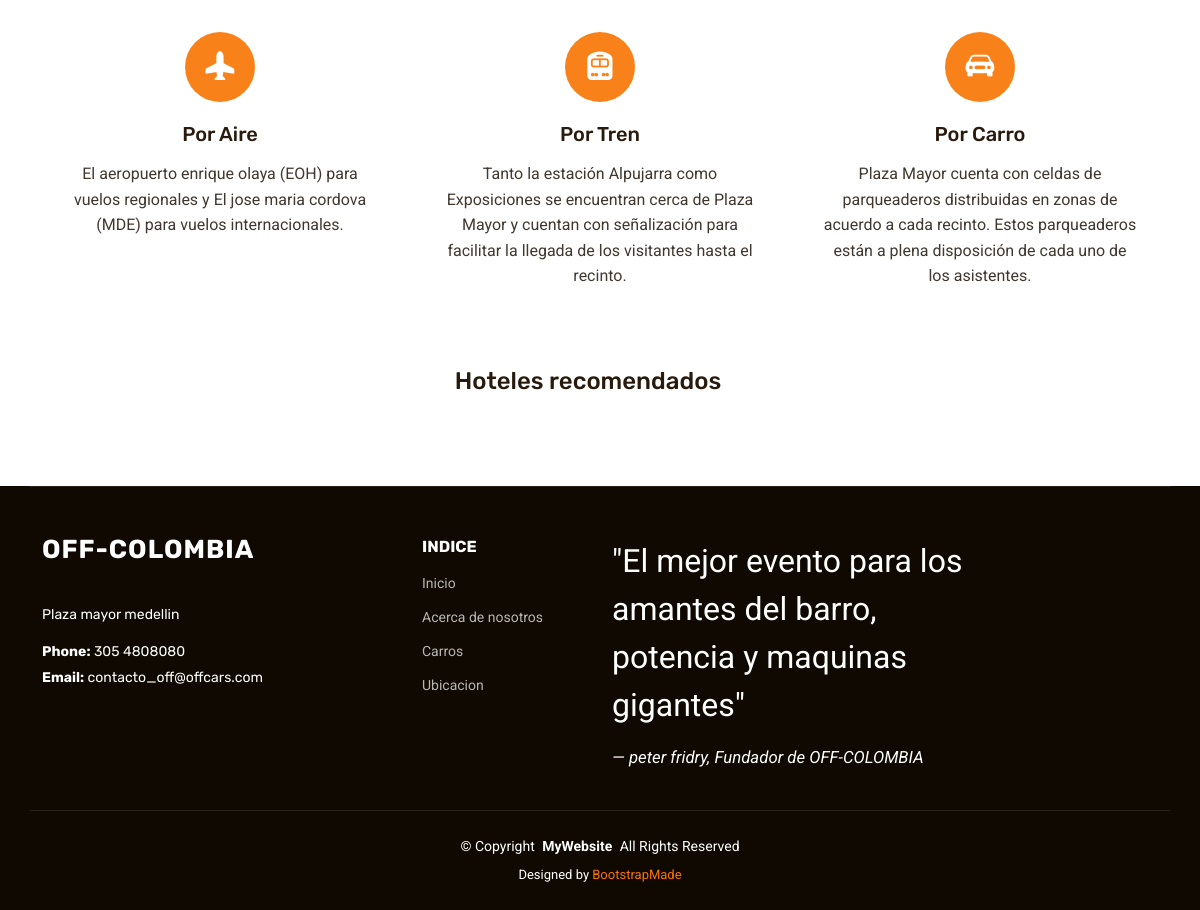
/ubicacion/ (lower part), run on an earlier commit of the app's database.
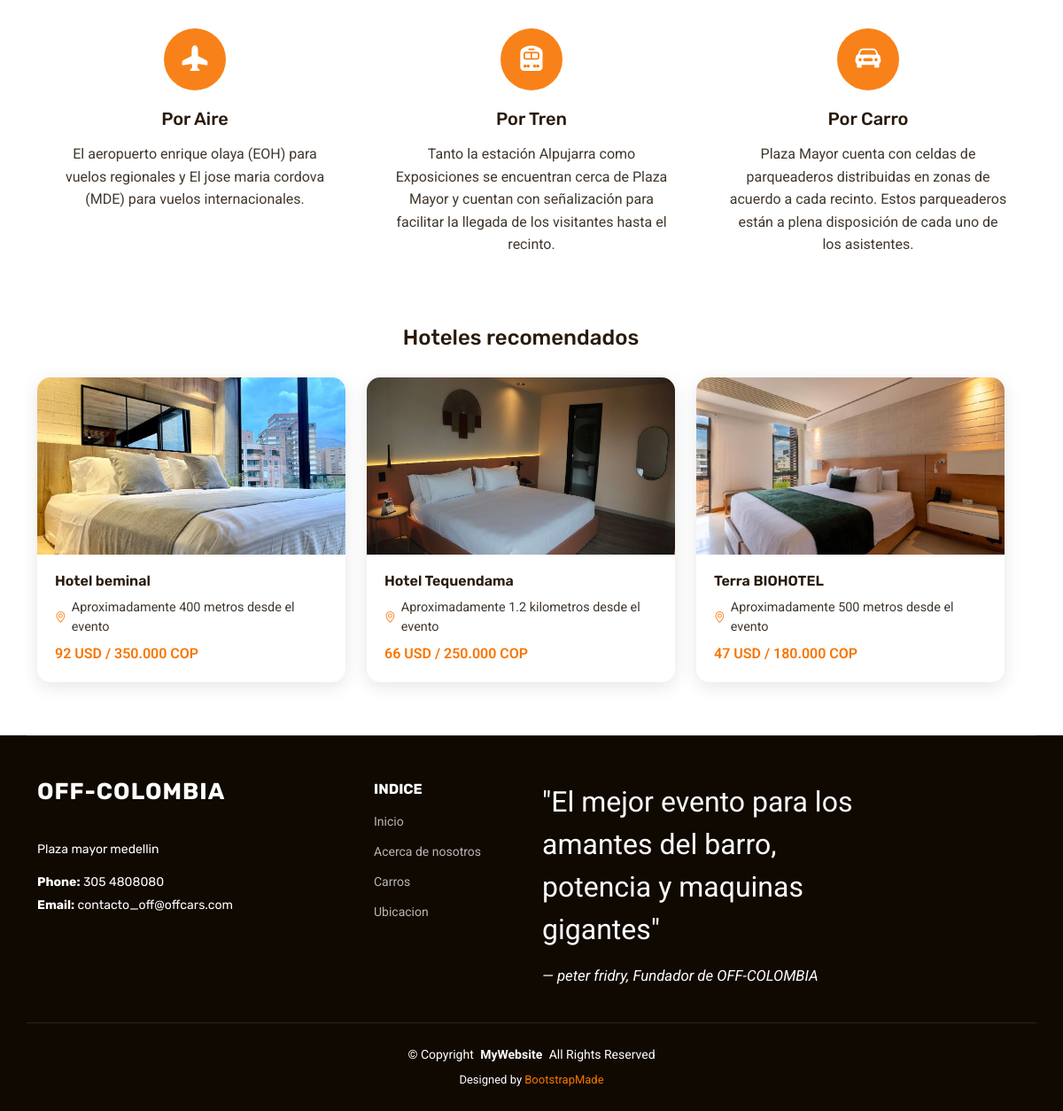
And on a later commit of the database.
### apptoyota/models.py (models this page shows)
class hoteles(models.Model):
    nombre = models.CharField(max_length=50)
    distancia = models.TextField()
    imagen = models.ImageField(upload_to='media_hoteles')
    precio = models.CharField(max_length=80)
    creado = models.DateTimeField(auto_now_add=True)
    actualizado = models.DateTimeField(auto_now_add=True)

### apptoyota/views.py (the view)
# urls.py: path('ubicacion/', ubicacion),
def ubicacion (request):
    ht = hoteles.objects.all()
    return render(request, 'apptoyota/ubicacion.html', {'hotel': ht})

### apptoyota/templates/apptoyota/ubicacion.html (shortened to what this page needs)
{% extends 'apphome/base.html' %}
{% load static %}
{% block content %}
<main class="main">
    <section id="venue-2" class="venue-2 section">
      <div class="container">
        <div class="row mt-5">
          <div class="col-lg-4">
            <div class="travel-info">
              <div class="travel-icon">
                <i class="bi bi-airplane-fill"></i>
              </div>
              <h5>Por Aire</h5>
              <p>El aeropuerto enrique olaya (EOH) para vuelos regionales y El jose maria cordova (MDE) para vuelos internacionales.</p>
            </div>
          </div>
          <div class="col-lg-4">
            <div class="travel-info">
              <div class="travel-icon">
                <i class="bi bi-train-front-fill"></i>
              </div>
              <h5>Por Tren</h5>
              <p>Tanto la estación Alpujarra como Exposiciones se encuentran cerca de Plaza Mayor y cuentan con señalización para facilitar la llegada de los visitantes hasta el recinto.</p>
            </div>
          </div>
          <div class="col-lg-4">
            <div class="travel-info">
              <div class="travel-icon">
                <i class="bi bi-car-front-fill"></i>
              </div>
              <h5>Por Carro</h5>
              <p>Plaza Mayor cuenta con celdas de parqueaderos distribuidas en zonas de acuerdo a cada recinto. Estos parqueaderos están a plena disposición de cada uno de los asistentes.</p>
          </div>
        </div>
        <div class="row mt-5">
          <div class="col-lg-12">
            <div class="accommodation-section">
              <h4>Hoteles recomendados</h4>
              <div class="row">
                {% for i in hotel %}
                <div class="col-lg-4">
                  <div class="hotel-card">
                    <img src="{{i.imagen.url}}" alt="{{i.nombre}}" class="img-fluid">
                    <div class="hotel-info">
                      <h6>{{i.nombre}}</h6>
                      <div class="hotel-distance">
                        <i class="bi bi-geo-alt"></i>
                        <span>{{i.distancia}}</span>
                      </div>
                      <div class="hotel-price">
                        <span>{{i.precio}}</span>
                      </div>
                    </div>
                  </div>
                </div>
                {% endfor %}
</main>
{% endblock %}

### apphome/templates/apphome/base.html (shortened to what this page needs)
<!DOCTYPE html>
<html lang="en">
<head>
  {% load static %}
  <link href="{% static 'assets/vendor/bootstrap/css/bootstrap.min.css' %}" rel="stylesheet">
  <link href="{% static 'assets/vendor/bootstrap-icons/bootstrap-icons.css' %}" rel="stylesheet">
  <link href="{% static 'assets/vendor/swiper/swiper-bundle.min.css' %}" rel="stylesheet">
  <link href="{% static 'assets/vendor/glightbox/css/glightbox.min.css' %}" rel="stylesheet">
  <link href="{% static 'assets/css/main.css' %}" rel="stylesheet">
</head>
<body class="index-page">
  {% block content %}{% endblock %}
  <footer id="footer" class="footer position-relative dark-background">
    <div class="container footer-top">
      <div class="row gy-4">
        <div class="col-lg-4 col-md-6 footer-about">
          <a href="/Inicio/" class="logo d-flex align-items-center">
            <span class="sitename">OFF-COLOMBIA</span>
          </a>
          <div class="footer-contact pt-3">
            <p>Plaza mayor medellin</p>
            <p class="mt-3"><strong>Phone:</strong> <span>305 4808080</span></p>
            <p><strong>Email:</strong> <span>contacto_off@offcars.com</span></p>
          </div>
        </div>
        <div class="col-lg-2 col-md-3 footer-links">
          <h4>INDICE</h4>
          <ul>
            <li><a href="/inicio/">Inicio</a></li>
            <li><a href="/acerca/">Acerca de nosotros</a></li>
            <li><a href="/carros/">Carros</a></li>
            <li><a href="/ubicacion/">Ubicacion</a></li>
          </ul>
        </div>
        <div class="col-lg-4 col-md-6 quote-section">
          <blockquote>
            <p style="font-size: xx-large;">"El mejor evento para los amantes del barro, potencia y maquinas gigantes"</p>
            <cite style="font-size: larger;">— peter fridry, Fundador de OFF-COLOMBIA</cite>
          </blockquote>
        </div>
      </div>
    </div>
    <div class="container copyright text-center mt-4">
      <p>© <span>Copyright</span> <strong class="px-1 sitename">MyWebsite</strong> <span>All Rights Reserved</span></p>
      <div class="credits">
        Designed by <a href="https://bootstrapmade.com/">BootstrapMade</a>
      </div>
    </div>
  </footer>
</body>
</html>

What changed in the data, as far as the page shows it:
added hoteles: imagen (picture), nombre "Hotel beminal", distancia "Aproximadamente 400 metros desde el evento", precio "92 USD / 350.000 COP"
added hoteles: imagen (picture), nombre "Hotel Tequendama", distancia "Aproximadamente 1.2 kilometros desde el evento", precio "66 USD / 250.000 COP"
added hoteles: imagen (picture), nombre "Terra BIOHOTEL", distancia "Aproximadamente 500 metros desde el evento", precio "47 USD / 180.000 COP"
